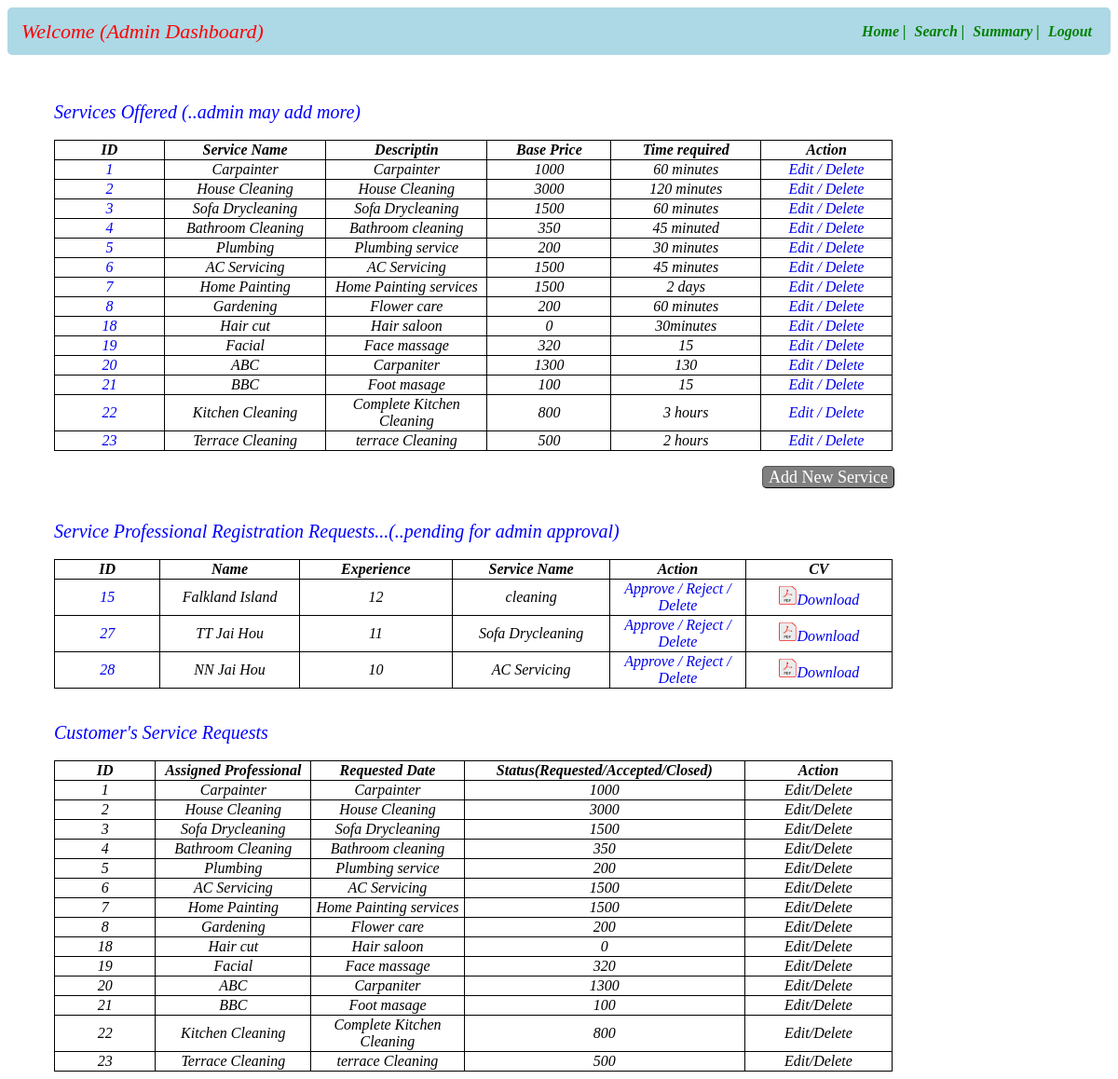
The page /admindashboard on the database as committed earlier.
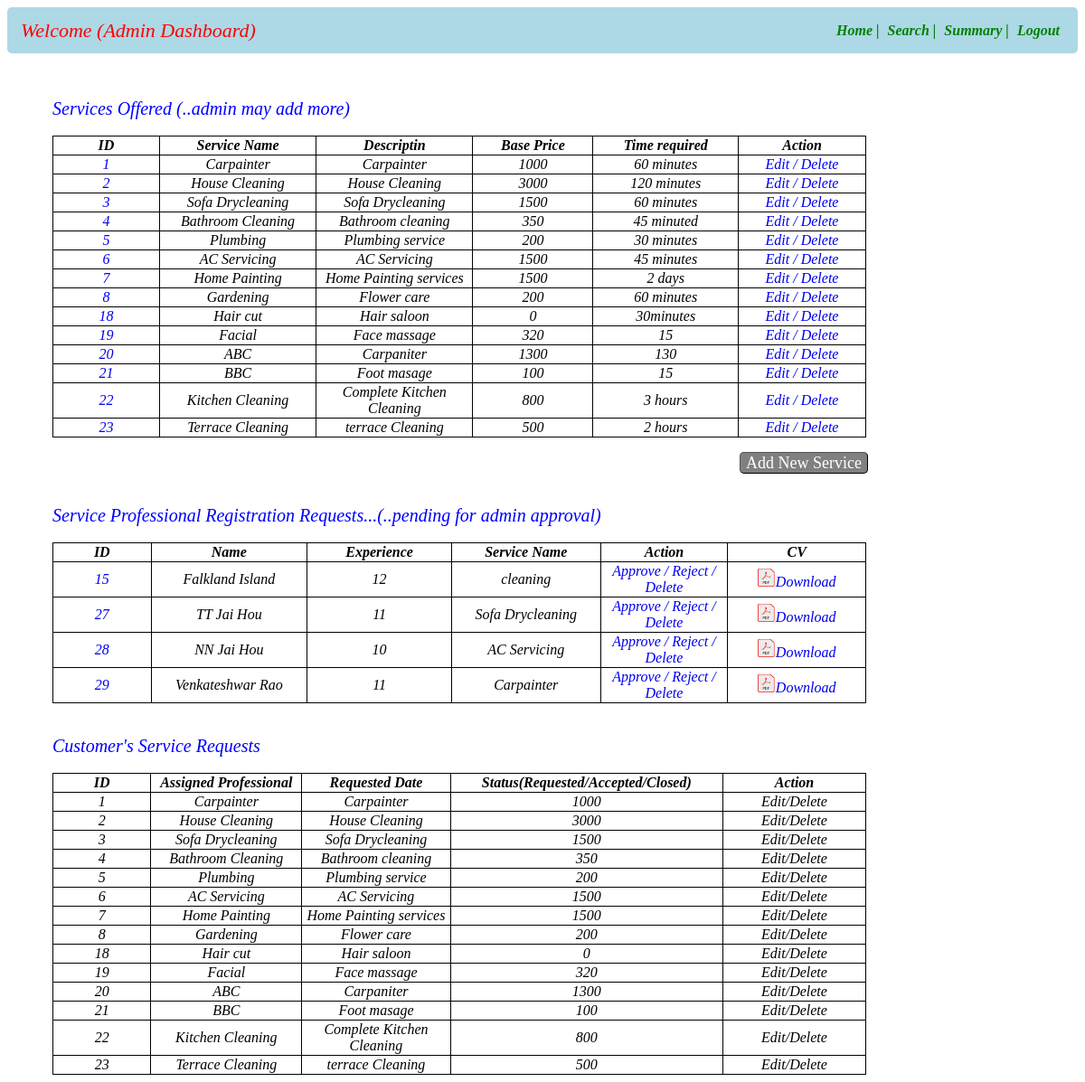
The same page on the database as committed later.
### app.py (models this page shows)
class Service_Info(db.Model):
    __tablename__="service_info"
    id=db.Column(db.Integer,primary_key=True)
    servicename=db.Column(db.String,nullable=False)
    description=db.Column(db.String,nullable=False)
    baseprice=db.Column(db.Integer,nullable=False)
    time_required=db.Column(db.String,nullable=False)
    service_type=db.Column(db.String,nullable=False)

class User_Info(db.Model):
    __tablename__="user_info"
    id=db.Column(db.Integer,primary_key=True)
    email=db.Column(db.String,nullable=False)
    full_name=db.Column(db.String,nullable=False)
    user_name=db.Column(db.String,unique=True,nullable=False)
    service_name=db.Column(db.String,nullable=False)
    experience=db.Column(db.Integer,nullable=False)
    pwd=db.Column(db.String,nullable=False)
    add=db.Column(db.String,nullable=True)
    pincode=db.Column(db.String,nullable=False)
    role=db.Column(db.Integer,nullable=False,default=1)
    status=db.Column(db.String,unique=True)
    location=db.Column(db.String,nullable=False)

### app.py (the view)
@app.route("/admindashboard")
def admin_dashboard():
    crole=1
    prole=2
    status="pending"
    servname=Service_Info.query.all()
    professional=User_Info.query.filter_by(role=prole,status=status)
    return render_template("admin_dashboard.html",servicename=servname,professional=professional)

### templates/admin_dashboard.html (shortened to what this page needs)
<!DOCTYPE html>
<html lang="en">
<head>
</head>
<body>
    <div id="header">
        <nav class="navbar">
            <div class="navdiv">
                <div class="logo">Welcome {{admin_name}} (Admin Dashboard)</div>
                <ul>
                    <li><a href="/admindashboard">Home |</a></li>
                    <li><a href="/adminsearch">Search |</a></li>
                    <li><a href="/adminsummary">Summary |</a></li>
                    <li><a href="/login">Logout</a></li>
                </ul>
            </div>
        </nav>
    </div>
    <div id="main">
        <div id="service">Services Offered (..admin may add more)</div>
        <br>
        <table id = "service-table">
            <thead id="th">
                <tr>
                    <th>ID</th>
                    <th>Service Name</th>
                    <th>Descriptin</th>
                    <th>Base Price</th>
                    <th>Time required</th>
                    <th>Action</th>
                </tr>
            </thead>
            <tbody id="td">
                {% for entry in servicename %}
                <tr>
                    <td><a href="/viewservice/{{entry.id}}">{{entry["id"]}}</a></td>
                    <td>{{entry["servicename"]}}</td>
                    <td>{{entry["description"]}}</td>
                    <td>{{entry["baseprice"]}}</td>
                    <td>{{entry["time_required"]}}</td>
                    <td>
                        <a href="/viewservice/{{entry.id}}/edit" type="button">Edit /</a>
                        <a href="/viewservice/{{entry.id}}/delete" type="button">Delete</a>
                    </td>
                </tr>
                {% endfor %}
          </table>
          <br>
          <div id="nservice">
            <a  id ="anchor1" class="button" href="/addservice">Add New Service</a>
          </div>
          <br><br>
          <div id="professional">Service Professional Registration Requests...(..pending for admin approval)</div>
          <br>
          <table id = "professionals-table">
            <thead id="th">
                <tr>
                    <th>ID</th>
                    <th>Name</th>
                    <th>Experience</th>
                    <th>Service Name</th>
                    <th>Action</th>
                    <th>CV</th>
                </tr>
            </thead>
            <tbody id="td">
                {% for entry in professional %}
                <tr>
                    <td><a href="/viewprofessional/{{entry.id}}">{{entry["id"]}}</a></td>
                    <td>{{entry["full_name"]}}</td>
                    <td>{{entry["experience"]}}</td>
                    <td>{{entry["service_name"]}}</td>
                    <td>
                        <a href="/viewprofessional/{{entry.id}}/approve" type="button">Approve /</a>
                        <a href="/viewprofessional/{{entry.id}}/reject" type="button">Reject /</a>
                        <a href="/viewprofessional/{{entry.id}}/delete" type="button">Delete</a>
                    </td>
                    <td><a href="\MADI Project\cv.pdf" download="cv.pdf"><img src="/static/images/pdficon.PNG" alt="Image-5" height="20px" width="20px">Download</a></td>
                </tr>
                {% endfor %}
          </table>
          <br><br>
          <div id="servicerequest">Customer's Service Requests</div>
          <br>
          <table id = "servicerequests-table">
            <thead id="th">
                <tr>
                    <th>ID</th>
                    <th>Assigned Professional</th>
                    <th>Requested Date</th>
                    <th>Status(Requested/Accepted/Closed)</th>
                    <th>Action</th>
                </tr>
            </thead>
            <tbody id="td">
                {% for entry in servicename %}
                <tr>
                    <td>{{entry["id"]}}</td>
                    <td>{{entry["servicename"]}}</td>
                    <td>{{entry["description"]}}</td>
                    <td>{{entry["baseprice"]}}</td>
                    <td>Edit/Delete</td>
                </tr>
                {% endfor %}
          </table>
    </div>
</body>
</html>

### templates/admin_dashboard.html (style rules this page uses)
* { text-decoration: none; }
.navbar { background-color: lightblue; padding-right: 15px; padding-left: 15px; border-radius: 5px; }
ul li { vertical-align: middle; }
.navdiv { display:flex; align-items: center; justify-content: space-between; }
.logo { font-size: 22px; color: red; font-style: italic; }
li { list-style: none; display: inline; }
li a { color: green; font-size: 16px; font-style: italic; margin-right: 5px; font-weight: bold; }
#anchor1 { border:1px font-size: 22px; font-style:bold italic; text-align: center; margin-left: 810px; color: white; }
table ,th, td { text-align: center; font-style: italic; width:900px; margin-left: 50px; border-radius: 10px; border-color: blue; border: 1px solid black; border-collapse: collapse ; }
#service { margin-left: 50px; margin-top: 50px; font-style: italic; font-size: 20px; color: blue; }
#professional { margin-left: 50px; font-style: italic; font-size: 20px; color: blue; }
#servicerequest { margin-left: 50px; font-style: italic; font-size: 20px; color: blue; }
a.button { padding: 1px 6px; border: 1px outset buttonborder; border-radius: 5px; color: black; background-color: gray; text-decoration: none; font-size:18px }

Rows that differ between the two databases and show on the page:
added User_Info: id "29", full_name "Venkateshwar Rao", experience "11", service_name "Carpainter"
